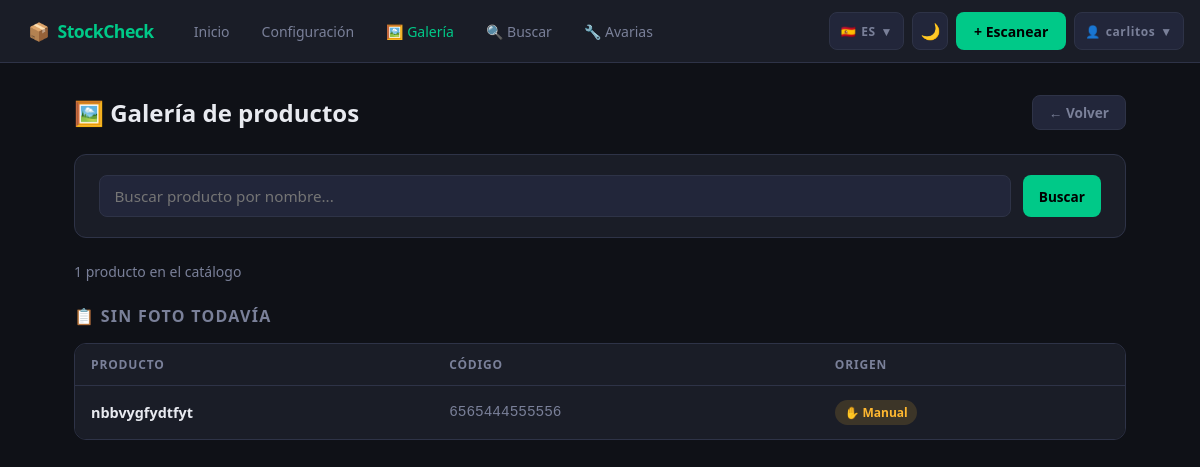
Before: /galeria/ (signed in) with the older database file.
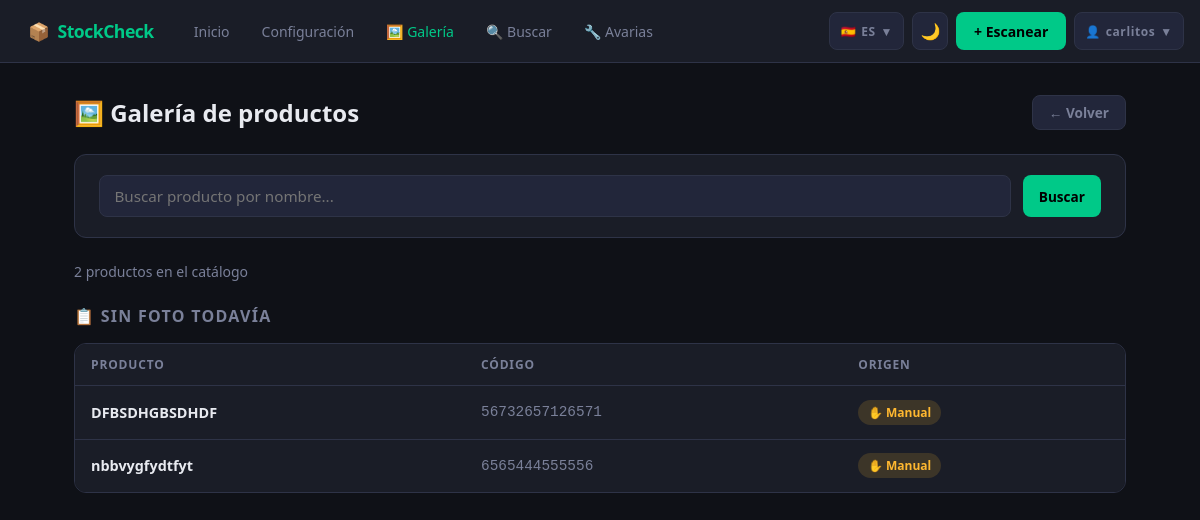
After: the same page with the newer database file.
### productos/models.py (models this page shows, shortened)
class CatalogoProducto(models.Model):
    ORIGEN_CHOICES = [
        ("api",     "Open Food Facts"),
        ("manual",  "Ingresado manualmente"),
    ]
    codigo_barra = models.CharField(max_length=100, unique=True, db_index=True)
    nombre       = models.CharField(max_length=200)
    marca        = models.CharField(max_length=120, blank=True)
    foto_url     = models.URLField(max_length=500, blank=True)   # foto de la API
    foto_archivo = models.ImageField(upload_to="productos_fotos/", blank=True, null=True)  # foto subida manual
    origen       = models.CharField(max_length=10, choices=ORIGEN_CHOICES, default="manual")
    fecha_creado = models.DateTimeField(auto_now_add=True)
    fecha_actualizado = models.DateTimeField(auto_now=True)
    class Meta:
        verbose_name = "Catálogo de producto"
        verbose_name_plural = "Catálogo de productos"
        ordering = ["nombre"]
    @property
    def foto(self):
        if self.foto_archivo:
            return self.foto_archivo.url
        if self.foto_url:
            return self.foto_url
        return None

### productos/views.py (the view)
# urls.py: path("galeria/",              views.galeria_productos,     name="galeria_productos"),
@login_required(login_url='login')
def galeria_productos(request):
    busqueda = request.GET.get("q", "").strip()
    fichas = CatalogoProducto.objects.all().order_by("nombre")
    if busqueda:
        fichas = fichas.filter(nombre__icontains=busqueda)
    con_foto = [f for f in fichas if f.foto]
    sin_foto = [f for f in fichas if not f.foto]
    return render(request, "productos/galeria.html", {
        "con_foto": con_foto,
        "sin_foto": sin_foto,
        "busqueda": busqueda,
        "total": fichas.count(),
    })

### productos/templates/productos/galeria.html (shortened to what this page needs)
{% extends "productos/base.html" %}
{% block content %}
<div style="display:flex; align-items:center; justify-content:space-between; margin-bottom:1.5rem; flex-wrap:wrap; gap:1rem;">
  <h1 style="margin:0;">🖼️ Galería de productos</h1>
  <a href="{% url 'dashboard' %}" class="btn btn-ghost">← Volver</a>
</div>
<div class="card" style="margin-bottom:1.5rem;">
  <form method="get" style="display:flex; gap:0.75rem;">
    <input
      type="text"
      name="q"
      value="{{ busqueda }}"
      placeholder="Buscar producto por nombre..."
      style="flex:1;"
    >
    <button type="submit" class="btn btn-primary">Buscar</button>
  </form>
</div>
<p style="color:var(--text-muted); font-size:0.875rem; margin-bottom:1.5rem;">
  {{ total }} producto{{ total|pluralize }} en el catálogo
</p>
{% if sin_foto %}
<div class="section">
  <h2>📋 Sin foto todavía</h2>
  <div class="table-wrap">
    <table>
      <thead><tr><th>Producto</th><th>Código</th><th>Origen</th></tr></thead>
      <tbody>
        {% for ficha in sin_foto %}
        <tr>
          <td><strong>{{ ficha.nombre }}</strong></td>
          <td style="font-family:monospace; color:var(--text-muted);">{{ ficha.codigo_barra }}</td>
          <td>
            <span class="badge {% if ficha.origen == 'api' %}badge-ok{% else %}badge-warn{% endif %}">
              {% if ficha.origen == 'api' %}🌐 Base pública{% else %}✋ Manual{% endif %}
            </span>
          </td>
        </tr>
        {% endfor %}
      </tbody>
    </table>
  </div>
</div>
{% endif %}
{% endblock %}

Changed rows visible on the page:
added CatalogoProducto: nombre "DFBSDHGBSDHDF", codigo_barra "56732657126571", origen "✋ Manual"
Other visible differences:
{{ total }}: "1" → "2"
